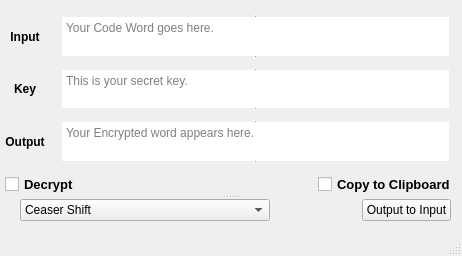
<?xml version="1.0" encoding="UTF-8"?>
<ui version="4.0">
 <class>MainWindow</class>
 <widget class="QMainWindow" name="MainWindow">
  <property name="geometry">
   <rect>
    <x>0</x>
    <y>0</y>
    <width>462</width>
    <height>256</height>
   </rect>
  </property>
  <property name="minimumSize">
   <size>
    <width>462</width>
    <height>248</height>
   </size>
  </property>
  <property name="windowTitle">
   <string>Encoder Boi</string>
  </property>
  <widget class="QWidget" name="idkWhtUdo">
   <widget class="QWidget" name="everythingContainer" native="true">
    <property name="geometry">
     <rect>
      <x>0</x>
      <y>0</y>
      <width>461</width>
      <height>221</height>
     </rect>
    </property>
    <layout class="QVBoxLayout" name="verticalLayout_2">
     <item>
      <layout class="QGridLayout" name="textInpContainer">
       <property name="sizeConstraint">
        <enum>QLayout::SetDefaultConstraint</enum>
       </property>
       <property name="leftMargin">
        <number>5</number>
       </property>
       <property name="topMargin">
        <number>5</number>
       </property>
       <property name="rightMargin">
        <number>10</number>
       </property>
       <property name="bottomMargin">
        <number>5</number>
       </property>
       <property name="horizontalSpacing">
        <number>15</number>
       </property>
       <property name="verticalSpacing">
        <number>10</number>
       </property>
       <item row="2" column="2">
        <widget class="QTextEdit" name="keyInput">
         <property name="sizePolicy">
          <sizepolicy hsizetype="Expanding" vsizetype="Expanding">
           <horstretch>0</horstretch>
           <verstretch>0</verstretch>
          </sizepolicy>
         </property>
         <property name="frameShape">
          <enum>QFrame::VLine</enum>
         </property>
         <property name="frameShadow">
          <enum>QFrame::Raised</enum>
         </property>
         <property name="verticalScrollBarPolicy">
          <enum>Qt::ScrollBarAlwaysOff</enum>
         </property>
         <property name="horizontalScrollBarPolicy">
          <enum>Qt::ScrollBarAlwaysOff</enum>
         </property>
         <property name="sizeAdjustPolicy">
          <enum>QAbstractScrollArea::AdjustToContents</enum>
         </property>
         <property name="placeholderText">
          <string>This is your secret key.</string>
         </property>
        </widget>
       </item>
       <item row="2" column="1">
        <widget class="QLabel" name="keyLabel">
         <property name="font">
          <font>
           <weight>75</weight>
           <bold>true</bold>
          </font>
         </property>
         <property name="text">
          <string>Key</string>
         </property>
         <property name="alignment">
          <set>Qt::AlignCenter</set>
         </property>
         <property name="wordWrap">
          <bool>false</bool>
         </property>
        </widget>
       </item>
       <item row="1" column="1">
        <widget class="QLabel" name="codewordLabel">
         <property name="font">
          <font>
           <weight>75</weight>
           <bold>true</bold>
          </font>
         </property>
         <property name="text">
          <string>Input</string>
         </property>
         <property name="alignment">
          <set>Qt::AlignCenter</set>
         </property>
         <property name="wordWrap">
          <bool>false</bool>
         </property>
        </widget>
       </item>
       <item row="0" column="1" colspan="2">
        <spacer name="verticalSpacer">
         <property name="orientation">
          <enum>Qt::Vertical</enum>
         </property>
         <property name="sizeType">
          <enum>QSizePolicy::MinimumExpanding</enum>
         </property>
         <property name="sizeHint" stdset="0">
          <size>
           <width>20</width>
           <height>10</height>
          </size>
         </property>
        </spacer>
       </item>
       <item row="1" column="2">
        <widget class="QTextEdit" name="codewordInput">
         <property name="sizePolicy">
          <sizepolicy hsizetype="Expanding" vsizetype="Expanding">
           <horstretch>0</horstretch>
           <verstretch>0</verstretch>
          </sizepolicy>
         </property>
         <property name="frameShape">
          <enum>QFrame::VLine</enum>
         </property>
         <property name="frameShadow">
          <enum>QFrame::Raised</enum>
         </property>
         <property name="verticalScrollBarPolicy">
          <enum>Qt::ScrollBarAlwaysOff</enum>
         </property>
         <property name="horizontalScrollBarPolicy">
          <enum>Qt::ScrollBarAlwaysOff</enum>
         </property>
         <property name="sizeAdjustPolicy">
          <enum>QAbstractScrollArea::AdjustToContents</enum>
         </property>
         <property name="placeholderText">
          <string>Your Code Word goes here.</string>
         </property>
        </widget>
       </item>
       <item row="3" column="1">
        <widget class="QLabel" name="outputLabel">
         <property name="font">
          <font>
           <weight>75</weight>
           <bold>true</bold>
          </font>
         </property>
         <property name="text">
          <string>Output</string>
         </property>
         <property name="alignment">
          <set>Qt::AlignCenter</set>
         </property>
         <property name="wordWrap">
          <bool>false</bool>
         </property>
        </widget>
       </item>
       <item row="3" column="2">
        <widget class="QTextEdit" name="outputInput">
         <property name="enabled">
          <bool>true</bool>
         </property>
         <property name="sizePolicy">
          <sizepolicy hsizetype="Expanding" vsizetype="Expanding">
           <horstretch>0</horstretch>
           <verstretch>0</verstretch>
          </sizepolicy>
         </property>
         <property name="frameShape">
          <enum>QFrame::VLine</enum>
         </property>
         <property name="frameShadow">
          <enum>QFrame::Raised</enum>
         </property>
         <property name="verticalScrollBarPolicy">
          <enum>Qt::ScrollBarAlwaysOff</enum>
         </property>
         <property name="horizontalScrollBarPolicy">
          <enum>Qt::ScrollBarAlwaysOff</enum>
         </property>
         <property name="sizeAdjustPolicy">
          <enum>QAbstractScrollArea::AdjustToContents</enum>
         </property>
         <property name="readOnly">
          <bool>true</bool>
         </property>
         <property name="placeholderText">
          <string>Your Encrypted word appears here.</string>
         </property>
        </widget>
       </item>
      </layout>
     </item>
     <item>
      <widget class="QSplitter" name="settingsContainer">
       <property name="orientation">
        <enum>Qt::Vertical</enum>
       </property>
       <widget class="QWidget" name="layoutWidget">
        <layout class="QHBoxLayout" name="additionalOptContainer">
         <item>
          <spacer name="horizontalSpacer_6">
           <property name="orientation">
            <enum>Qt::Horizontal</enum>
           </property>
           <property name="sizeType">
            <enum>QSizePolicy::Preferred</enum>
           </property>
           <property name="sizeHint" stdset="0">
            <size>
             <width>5</width>
             <height>20</height>
            </size>
           </property>
          </spacer>
         </item>
         <item>
          <widget class="QCheckBox" name="decryptBool">
           <property name="font">
            <font>
             <pointsize>10</pointsize>
             <weight>75</weight>
             <bold>true</bold>
            </font>
           </property>
           <property name="toolTip">
            <string>&lt;html&gt;&lt;head/&gt;&lt;body&gt;&lt;p&gt;Decryption mode&lt;/p&gt;&lt;/body&gt;&lt;/html&gt;</string>
           </property>
           <property name="text">
            <string>Decrypt</string>
           </property>
          </widget>
         </item>
         <item>
          <spacer name="horizontalSpacer_2">
           <property name="orientation">
            <enum>Qt::Horizontal</enum>
           </property>
           <property name="sizeType">
            <enum>QSizePolicy::MinimumExpanding</enum>
           </property>
           <property name="sizeHint" stdset="0">
            <size>
             <width>10</width>
             <height>20</height>
            </size>
           </property>
          </spacer>
         </item>
         <item>
          <widget class="QCheckBox" name="copyBool">
           <property name="font">
            <font>
             <pointsize>10</pointsize>
             <weight>75</weight>
             <bold>true</bold>
            </font>
           </property>
           <property name="toolTip">
            <string>&lt;html&gt;&lt;head/&gt;&lt;body&gt;&lt;p&gt;Output button will also copy the secret text to clicpboard when this is active&lt;/p&gt;&lt;/body&gt;&lt;/html&gt;</string>
           </property>
           <property name="text">
            <string>Copy to Clipboard</string>
           </property>
          </widget>
         </item>
         <item>
          <spacer name="horizontalSpacer_7">
           <property name="orientation">
            <enum>Qt::Horizontal</enum>
           </property>
           <property name="sizeType">
            <enum>QSizePolicy::Preferred</enum>
           </property>
           <property name="sizeHint" stdset="0">
            <size>
             <width>5</width>
             <height>20</height>
            </size>
           </property>
          </spacer>
         </item>
        </layout>
       </widget>
       <widget class="QWidget" name="layoutWidget">
        <layout class="QHBoxLayout" name="runOptContainer">
         <item>
          <spacer name="horizontalSpacer_3">
           <property name="orientation">
            <enum>Qt::Horizontal</enum>
           </property>
           <property name="sizeType">
            <enum>QSizePolicy::Maximum</enum>
           </property>
           <property name="sizeHint" stdset="0">
            <size>
             <width>20</width>
             <height>20</height>
            </size>
           </property>
          </spacer>
         </item>
         <item>
          <widget class="QComboBox" name="encryptionCipher">
           <property name="sizePolicy">
            <sizepolicy hsizetype="Preferred" vsizetype="MinimumExpanding">
             <horstretch>0</horstretch>
             <verstretch>0</verstretch>
            </sizepolicy>
           </property>
           <property name="minimumSize">
            <size>
             <width>250</width>
             <height>0</height>
            </size>
           </property>
           <item>
            <property name="text">
             <string>Ceaser Shift</string>
            </property>
           </item>
           <item>
            <property name="text">
             <string>Vigenère</string>
            </property>
           </item>
           <item>
            <property name="text">
             <string>Multiplicative</string>
            </property>
           </item>
           <item>
            <property name="text">
             <string>Affine</string>
            </property>
           </item>
           <item>
            <property name="text">
             <string>RailFence</string>
            </property>
           </item>
          </widget>
         </item>
         <item>
          <spacer name="horizontalSpacer_5">
           <property name="orientation">
            <enum>Qt::Horizontal</enum>
           </property>
           <property name="sizeHint" stdset="0">
            <size>
             <width>40</width>
             <height>20</height>
            </size>
           </property>
          </spacer>
         </item>
         <item>
          <widget class="QPushButton" name="encodeButton">
           <property name="text">
            <string>Output to Input</string>
           </property>
          </widget>
         </item>
         <item>
          <spacer name="horizontalSpacer_4">
           <property name="orientation">
            <enum>Qt::Horizontal</enum>
           </property>
           <property name="sizeType">
            <enum>QSizePolicy::Preferred</enum>
           </property>
           <property name="sizeHint" stdset="0">
            <size>
             <width>10</width>
             <height>20</height>
            </size>
           </property>
          </spacer>
         </item>
        </layout>
       </widget>
      </widget>
     </item>
    </layout>
   </widget>
  </widget>
  <widget class="QMenuBar" name="menubar">
   <property name="geometry">
    <rect>
     <x>0</x>
     <y>0</y>
     <width>462</width>
     <height>22</height>
    </rect>
   </property>
  </widget>
  <widget class="QStatusBar" name="statusBar"/>
 </widget>
 <tabstops>
  <tabstop>codewordInput</tabstop>
  <tabstop>keyInput</tabstop>
  <tabstop>outputInput</tabstop>
  <tabstop>decryptBool</tabstop>
  <tabstop>copyBool</tabstop>
  <tabstop>encryptionCipher</tabstop>
  <tabstop>encodeButton</tabstop>
 </tabstops>
 <resources/>
 <connections/>
</ui>
